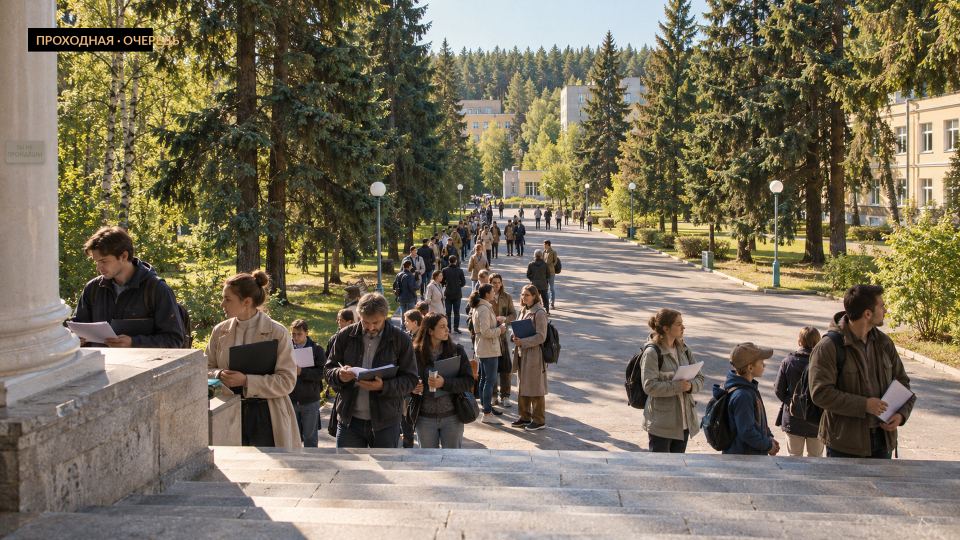
#> input picture assets/final/prolog/s7.png, 1920 x 1080 px (shown at 1/2 size)
$ python _s7b_quiet2.py
#> lines starting #> are read from the running program, lines starting #| are printed output that depends on the picture
import os, subprocess
import numpy as np
from PIL import Image, ImageDraw, ImageFont
import _s7_plaque2 as P

FIN = 'assets/final/prolog/s7.png'
subprocess.run(['/usr/bin/python3', '_prolog_finals.py', 's7'], check=True)
#> (this line was passed over: subprocess is not available in this run)

im = Image.open(FIN).convert('RGB')
#> im is the input picture: PIL image 1920x1080 RGB; mean R, G, B 121.1, 112.4, 94
W, H = im.size
#> W = 1920; H = 1080
s = W / 2400.0
#> s = 0.8
st = P.STYLES['a']
x0, y0, x1, y1 = [int(round(v * s)) for v in st['box']]
#> x0 = 11; y0 = 282; x1 = 88; y1 = 326
a = np.asarray(im).astype(np.float32)
reg = a[y0:y1, x0:x1]
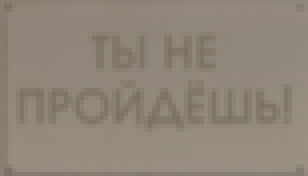
#> reg: shape (44, 77, 3) float32 (shown 4 times larger); mean R, G, B 143.5, 133.6, 120.1
wall = a[y0:y1, 0:max(1, x0 - 2)]
print('final', (W, H), 'box', (x0, y0, x1, y1), 'size', (x1 - x0, y1 - y0))
#| final (1920, 1080) box (11, 282, 88, 326) size (77, 44)
print('plate mean RGB %s   wall mean RGB %s   Δlum %.1f' % (
    np.round(reg.reshape(-1, 3).mean(0)).astype(int),
    np.round(wall.reshape(-1, 3).mean(0)).astype(int),
    reg.mean() - wall.mean()))
#| plate mean RGB [143 134 120]   wall mean RGB [146 128 114]   Δlum 2.9

g = reg.mean(2)
for yy in range(g.shape[0]):
    print(''.join('#' if v < 118 else '+' if v < 136 else '-' if v < 152 else '=' if v < 168 else '.'
                  for v in g[yy]))
#> this loop made 44 passes

pad = 14
f = ImageFont.truetype('/usr/share/fonts/truetype/dejavu/DejaVuSans.ttf', 19)
# лист: полный кадр 1000 px + кроп 4x таблички
full = im.resize((1000, round(H * 1000 / W)), Image.LANCZOS)
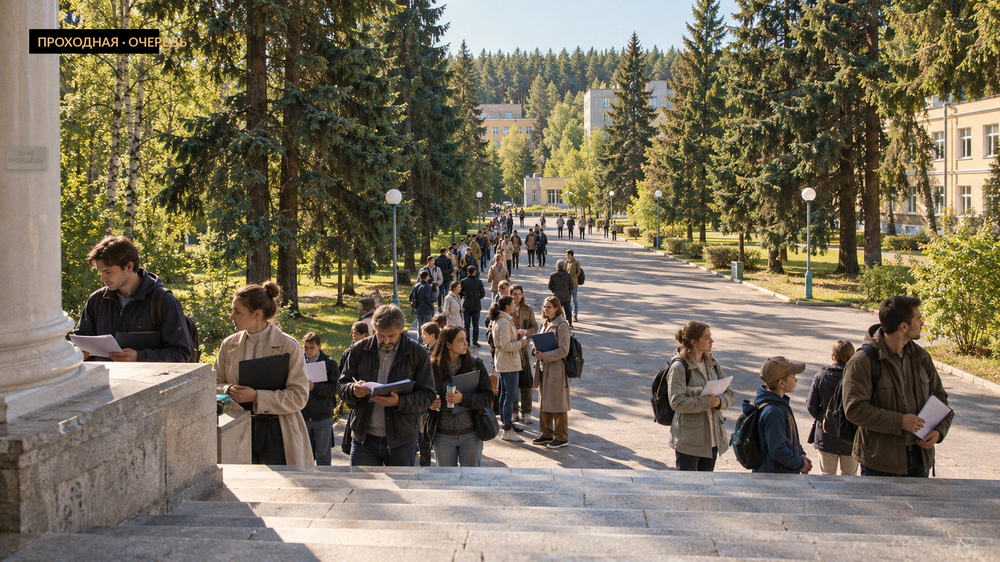
#> full: PIL image 1000x562 RGB; mean R, G, B 121.1, 112.4, 94
crop = im.crop((0, max(0, y0 - 26), 210, min(H, y1 + 26)))
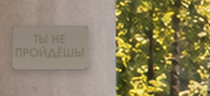
#> crop: PIL image 210x96 RGB; mean R, G, B 142, 131.2, 98.3
crop = crop.resize((crop.width * 4, crop.height * 4), Image.LANCZOS)
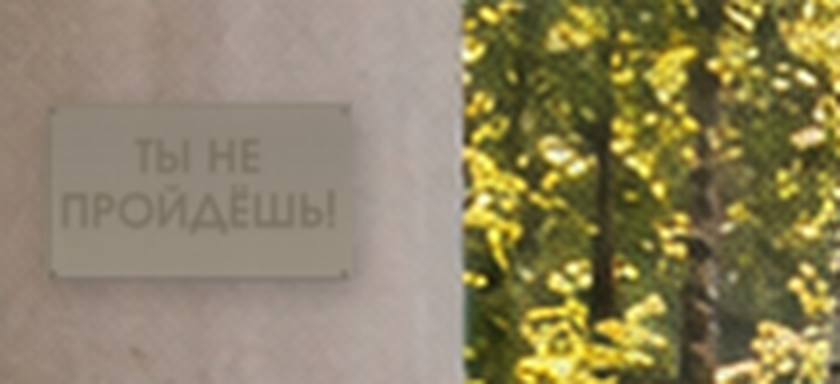
#> crop: PIL image 840x384 RGB; mean R, G, B 142, 131.2, 98.3
sheet = Image.new('RGB', (max(full.width, crop.width) + 2 * pad, full.height + crop.height + 3 * pad),
                  (22, 22, 26))
sheet.paste(full, (pad, pad))
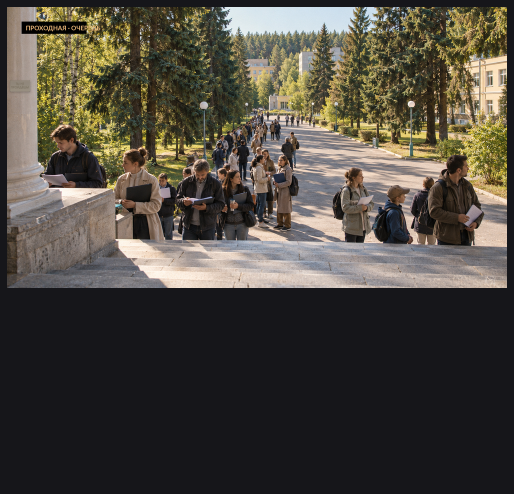
#> sheet: PIL image 1028x988 RGB (shown at 1/2 size); mean R, G, B 76.9, 72, 63.6
sheet.paste(crop, (pad, full.height + 2 * pad))
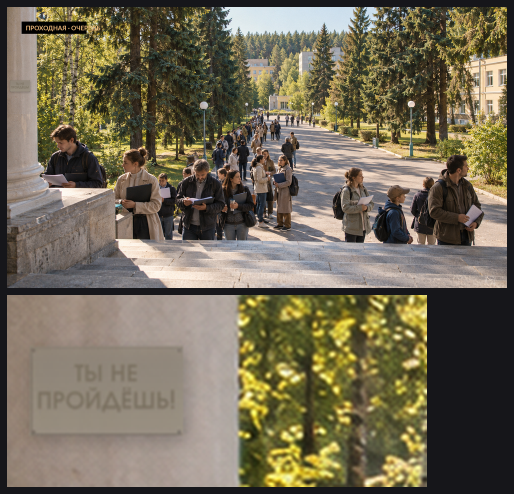
#> sheet: PIL image 1028x988 RGB (shown at 1/2 size); mean R, G, B 115, 106.7, 86.6
ImageDraw.Draw(sheet).text((pad, full.height + pad - 4),
                           'кроп 4x — тихая табличка на стене', fill=(232, 232, 232), font=f)
sheet.save('assets/review/review_132_s7_plaque_quiet_vn.png')
print('sheet', sheet.size, os.path.getsize('assets/review/review_132_s7_plaque_quiet_vn.png'))
#| sheet (1028, 988) 1485582

$ run again, with assets/final/prolog/s3.png copied over assets/final/prolog/s7.png
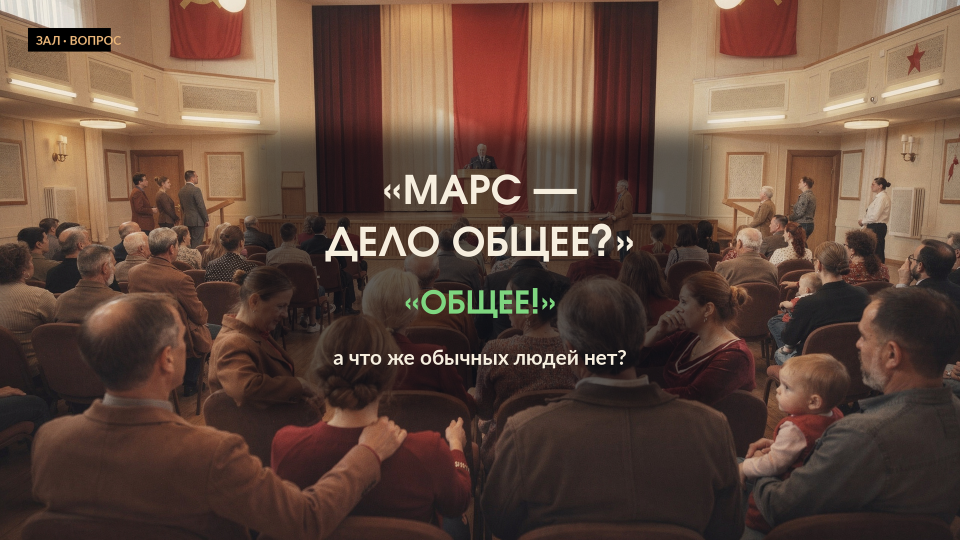
#> input picture assets/final/prolog/s3.png, 1920 x 1080 px (shown at 1/2 size)
#> im is the input picture: PIL image 1920x1080 RGB; mean R, G, B 98.3, 73.9, 61.1
#| final (1920, 1080) box (11, 282, 88, 326) size (77, 44)
#| plate mean RGB [150 114  82]   wall mean RGB [119  93  71]   Δlum 20.7
#> the loop `for yy in range(g.shape[0]):` made 44 passes
#> `crop = im.crop((0, max(0, y0 - 26), 210, min(H, y1 + 26)))`:
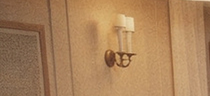
#> crop: PIL image 210x96 RGB; mean R, G, B 169.7, 129.6, 90.2
#> `sheet.paste(crop, (pad, full.height + 2 * pad))`:
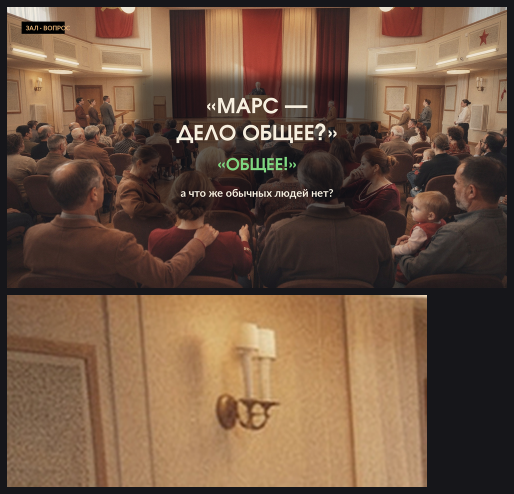
#> sheet: PIL image 1028x988 RGB (shown at 1/2 size); mean R, G, B 111.1, 84.9, 65.8
#| sheet (1028, 988) 1094338
